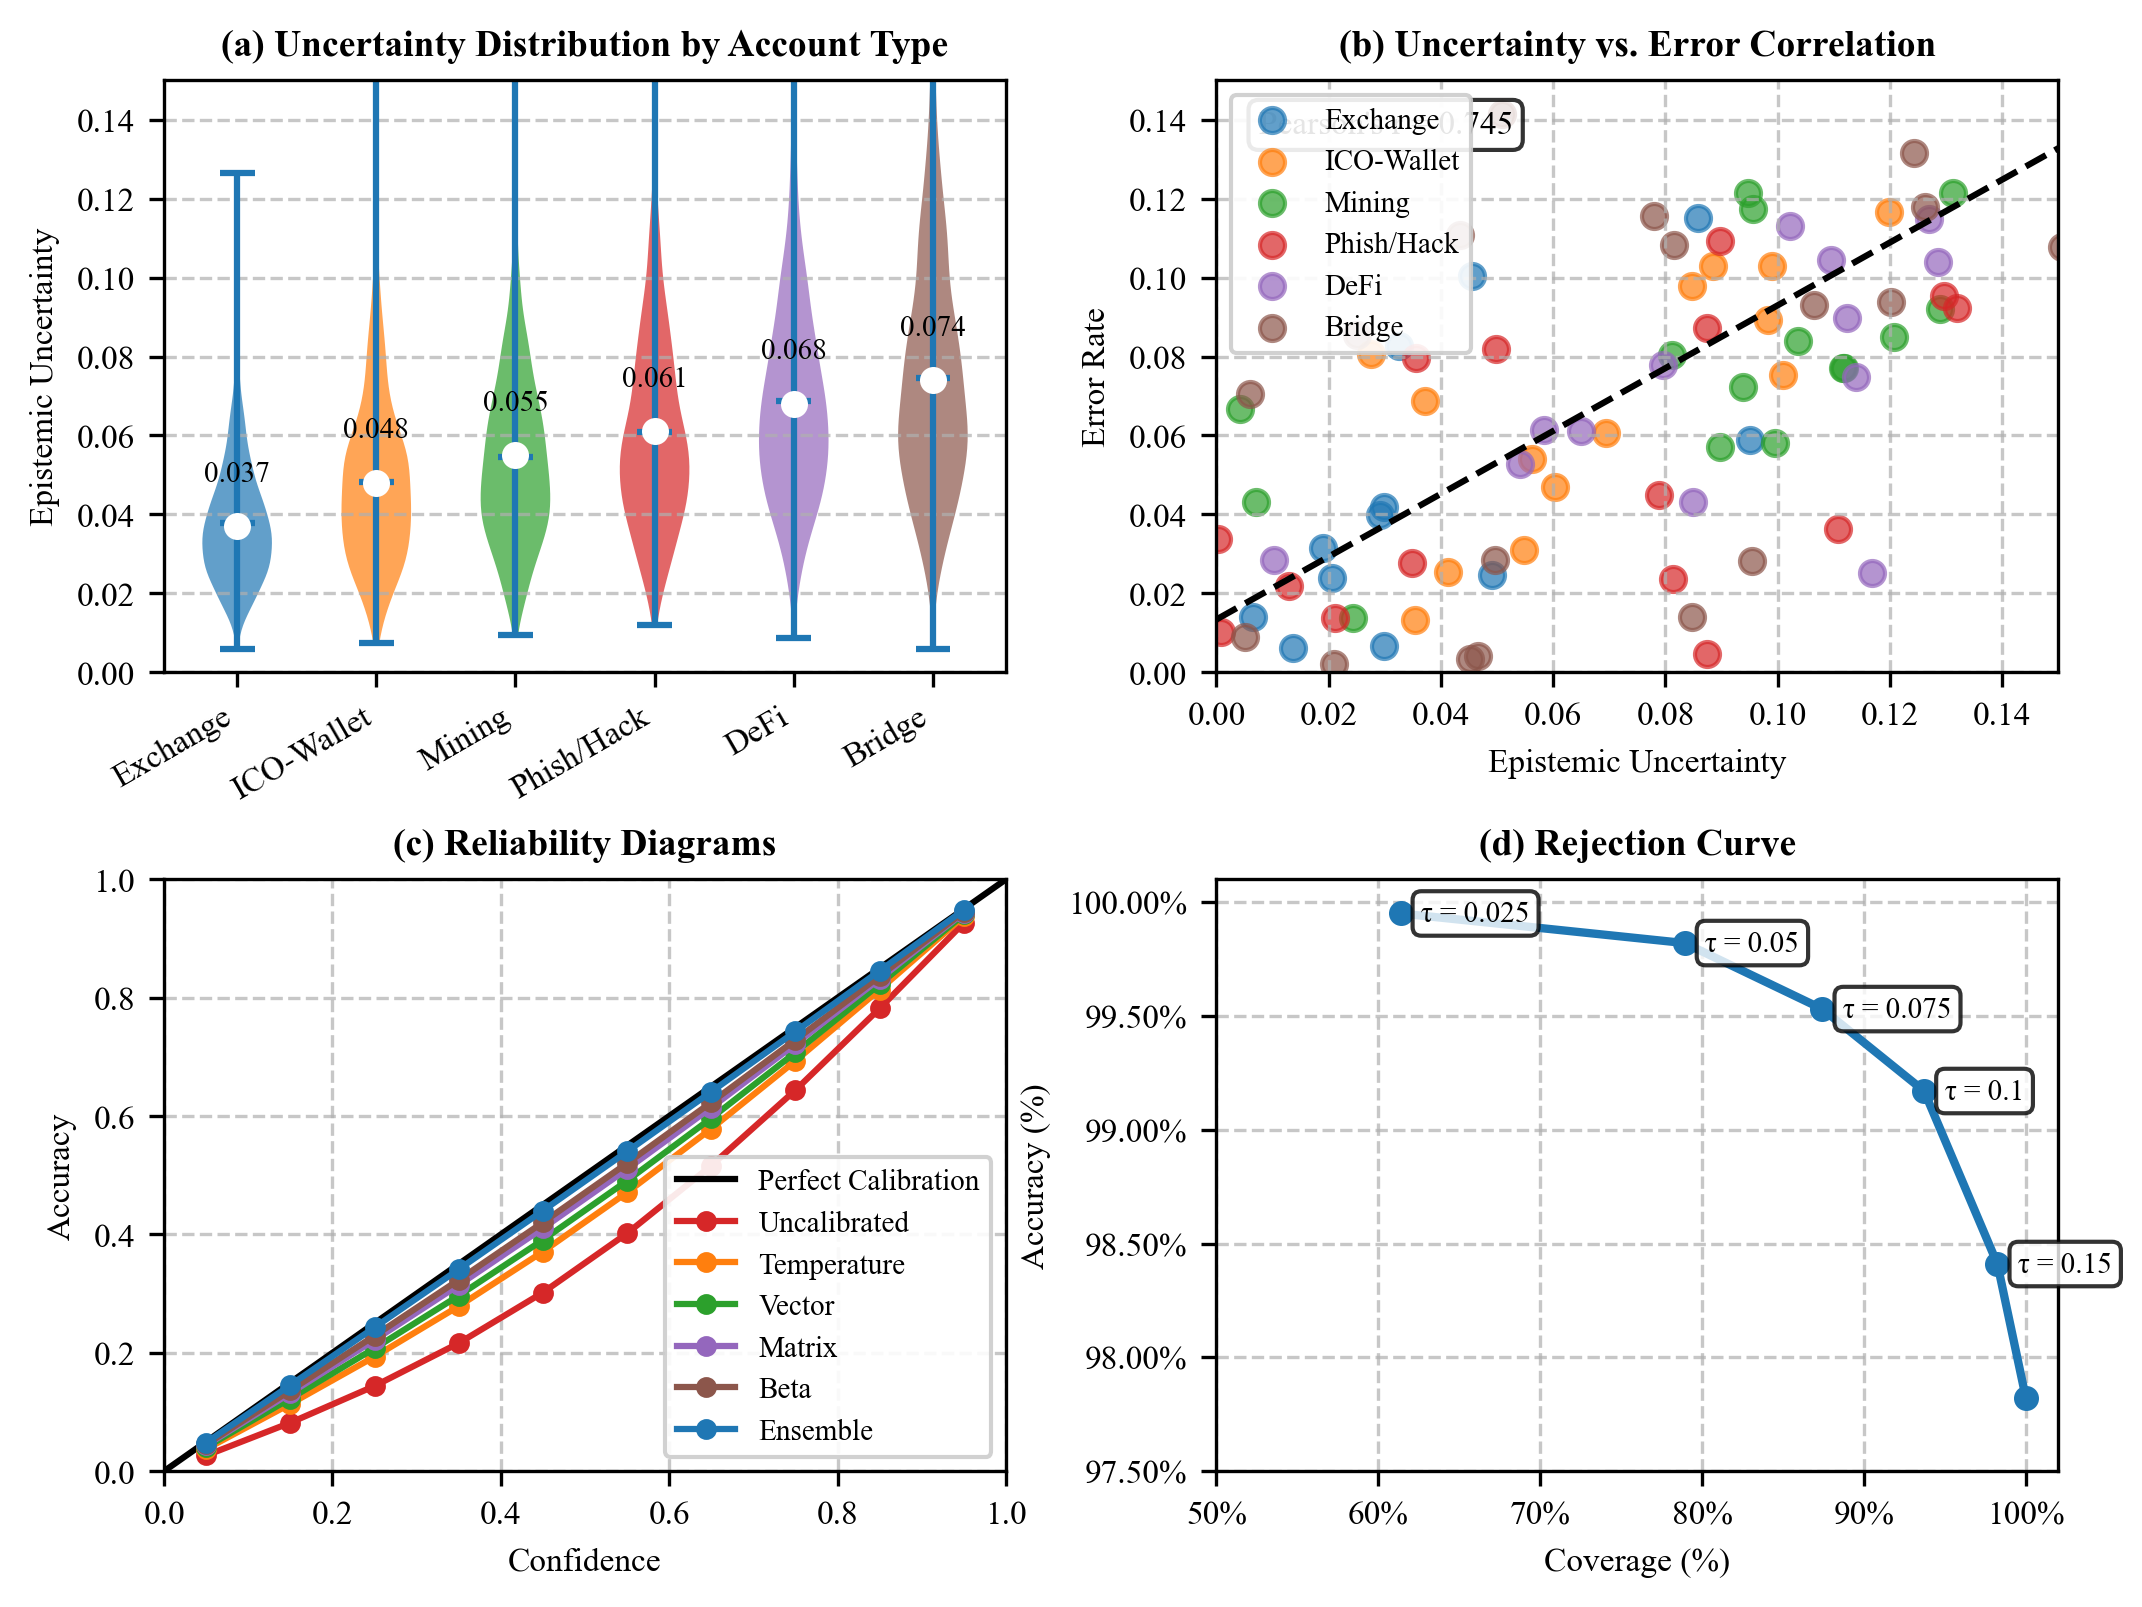

Write the Python code that produced this figure.
import numpy as np
import matplotlib.pyplot as plt
import matplotlib.font_manager as font_manager
import seaborn as sns
from scipy import stats
from matplotlib.ticker import PercentFormatter
import matplotlib.gridspec as gridspec

# Set IEEE Transaction compatible styling
plt.rcParams['font.family'] = 'serif'
plt.rcParams['font.serif'] = ['Times New Roman']
plt.rcParams['font.size'] = 8
plt.rcParams['axes.labelsize'] = 8
plt.rcParams['axes.titlesize'] = 9
plt.rcParams['xtick.labelsize'] = 8
plt.rcParams['ytick.labelsize'] = 8
plt.rcParams['legend.fontsize'] = 7
plt.rcParams['figure.titlesize'] = 10

# Account types with their reported mean uncertainty values
account_types = ['Exchange', 'ICO-Wallet', 'Mining', 'Phish/Hack', 'DeFi', 'Bridge']
uncertainty_means = [0.037, 0.048, 0.055, 0.061, 0.068, 0.074]  # From the paper
uncertainty_stds = [0.015, 0.021, 0.023, 0.025, 0.027, 0.031]   # Estimated for distribution

# Calibration methods
calibration_methods = ['Uncalibrated', 'Temperature', 'Vector', 'Matrix', 'Beta', 'Ensemble']
calibration_colors = ['#d62728', '#ff7f0e', '#2ca02c', '#9467bd', '#8c564b', '#1f77b4']

# Uncertainty thresholds from the paper
thresholds = [0.025, 0.050, 0.075, 0.100, 0.150, None]  # None represents "All predictions"
coverage = [61.37, 78.92, 87.43, 93.71, 98.24, 100.00]
accuracy = [99.95, 99.82, 99.53, 99.17, 98.41, 97.82]

# Create figure with custom grid layout
fig = plt.figure(figsize=(7.2, 5.4), dpi=300)
gs = gridspec.GridSpec(2, 2, width_ratios=[1, 1], height_ratios=[1, 1])

# (a) Distribution of epistemic uncertainty by account type
ax1 = plt.subplot(gs[0, 0])

# Generate synthetic data for uncertainty distributions
np.random.seed(42)  # For reproducibility
uncertainty_data = []
for i, (mean, std) in enumerate(zip(uncertainty_means, uncertainty_stds)):
    # Create skewed distribution with gamma
    shape = (mean / std) ** 2
    scale = std ** 2 / mean
    dist = np.random.gamma(shape, scale, 1000)
    # Clip to reasonable range
    dist = np.clip(dist, 0, 0.25)
    uncertainty_data.append(dist)

# Create violin plots
parts = ax1.violinplot(uncertainty_data, showmeans=True, showmedians=False)

# Customize violin plots
for i, pc in enumerate(parts['bodies']):
    pc.set_facecolor(plt.cm.tab10(i))
    pc.set_alpha(0.7)

# Add means as points
for i, mean in enumerate(uncertainty_means):
    ax1.scatter(i+1, mean, marker='o', color='white', s=30, zorder=3)
    ax1.text(i+1, mean + 0.01, f"{mean:.3f}", ha='center', va='bottom', fontsize=7)

# Customize plot
ax1.set_xticks(np.arange(1, len(account_types) + 1))
ax1.set_xticklabels(account_types, rotation=30, ha='right')
ax1.set_ylabel('Epistemic Uncertainty')
ax1.set_title('(a) Uncertainty Distribution by Account Type', fontweight='bold')
ax1.set_ylim(0, 0.15)
ax1.grid(axis='y', linestyle='--', alpha=0.7)

# (b) Correlation plot between uncertainty and error rates
ax2 = plt.subplot(gs[0, 1])

# Generate synthetic data for uncertainty vs error correlation
num_points = 100
pearson_r = 0.745  # From the paper

# Create correlated data
mean = [0.07, 0.05]  # Means for uncertainty and error rate
cov = [[0.003, pearson_r * np.sqrt(0.003 * 0.005)], 
        [pearson_r * np.sqrt(0.003 * 0.005), 0.005]]  # Covariance matrix
corr_data = np.random.multivariate_normal(mean, cov, num_points)
uncertainty_vals = np.abs(corr_data[:, 0])  # Ensure positive
error_rates = np.abs(corr_data[:, 1])       # Ensure positive

# Plot with different colors for account types
n_per_type = num_points // len(account_types)
for i, acc_type in enumerate(account_types):
    start_idx = i * n_per_type
    end_idx = (i+1) * n_per_type if i < len(account_types)-1 else num_points
    ax2.scatter(uncertainty_vals[start_idx:end_idx], 
                error_rates[start_idx:end_idx],
                color=plt.cm.tab10(i), alpha=0.7, label=acc_type)

# Add regression line
slope, intercept, r_value, p_value, std_err = stats.linregress(uncertainty_vals, error_rates)
x_line = np.linspace(0, max(uncertainty_vals)*1.1, 100)
y_line = intercept + slope * x_line
ax2.plot(x_line, y_line, 'k--', lw=1.5)

# Annotate with Pearson's r
ax2.text(0.05, 0.95, f"Pearson's r = {pearson_r:.3f}", transform=ax2.transAxes,
         fontsize=8, va='top', ha='left', bbox=dict(boxstyle='round', facecolor='white', alpha=0.8))

# Customize plot
ax2.set_xlabel('Epistemic Uncertainty')
ax2.set_ylabel('Error Rate')
ax2.set_title('(b) Uncertainty vs. Error Correlation', fontweight='bold')
ax2.grid(True, linestyle='--', alpha=0.7)
ax2.set_xlim(0, 0.15)
ax2.set_ylim(0, 0.15)
ax2.legend(loc='upper left', frameon=True, framealpha=0.9)

# (c) Reliability diagrams for different calibration methods
ax3 = plt.subplot(gs[1, 0])

# Generate synthetic reliability diagram data
# Confidence bins
bins = np.linspace(0, 1, 11)
bin_centers = (bins[:-1] + bins[1:]) / 2

# Accuracy for different methods (should be close to ideal for better methods)
accuracy_uncalibrated = bin_centers - 0.15 * np.sin(np.pi * bin_centers)
accuracy_temperature = bin_centers - 0.08 * np.sin(np.pi * bin_centers)
accuracy_vector = bin_centers - 0.06 * np.sin(np.pi * bin_centers)
accuracy_matrix = bin_centers - 0.04 * np.sin(np.pi * bin_centers)
accuracy_beta = bin_centers - 0.03 * np.sin(np.pi * bin_centers)
accuracy_ensemble = bin_centers - 0.01 * np.sin(np.pi * bin_centers)

accuracies = [accuracy_uncalibrated, accuracy_temperature, accuracy_vector, 
              accuracy_matrix, accuracy_beta, accuracy_ensemble]

# Plot reliability diagrams
ax3.plot([0, 1], [0, 1], 'k-', lw=1.5, label='Perfect Calibration')
for i, (method, acc) in enumerate(zip(calibration_methods, accuracies)):
    ax3.plot(bin_centers, acc, '-o', color=calibration_colors[i], lw=1.5, 
             markersize=4, label=method)

# Customize plot
ax3.set_xlabel('Confidence')
ax3.set_ylabel('Accuracy')
ax3.set_title('(c) Reliability Diagrams', fontweight='bold')
ax3.grid(True, linestyle='--', alpha=0.7)
ax3.legend(loc='lower right', frameon=True, framealpha=0.9)
ax3.set_xlim([0, 1])
ax3.set_ylim([0, 1])

# (d) Rejection curves plotting accuracy vs. coverage
ax4 = plt.subplot(gs[1, 1])

# Plot rejection curve from paper data
ax4.plot(coverage, accuracy, 'o-', color='#1f77b4', lw=2, markersize=5)

# Add uncertainty threshold annotations
for i, thresh in enumerate(thresholds[:-1]):  # Skip "All predictions"
    ax4.annotate(f"τ = {thresh}", 
                 xy=(coverage[i], accuracy[i]),
                 xytext=(5, 0), textcoords='offset points',
                 va='center', ha='left', fontsize=7,
                 bbox=dict(boxstyle='round,pad=0.3', fc='white', alpha=0.8))

# Customize plot
ax4.set_xlabel('Coverage (%)')
ax4.set_ylabel('Accuracy (%)')
ax4.set_title('(d) Rejection Curve', fontweight='bold')
ax4.grid(True, linestyle='--', alpha=0.7)
ax4.set_xlim(50, 102)
ax4.set_ylim(97.5, 100.1)
ax4.xaxis.set_major_formatter(PercentFormatter())
ax4.yaxis.set_major_formatter(PercentFormatter())

# Adjust layout
plt.tight_layout()
plt.subplots_adjust(hspace=0.35, wspace=0.25)

# Save figure
plt.savefig('uncertainty_analysis.pdf', format='pdf', bbox_inches='tight', dpi=300)
plt.savefig('uncertainty_analysis.png', format='png', bbox_inches='tight', dpi=300)
plt.close()

print("Figure created and saved as 'uncertainty_analysis.pdf' and 'uncertainty_analysis.png'")